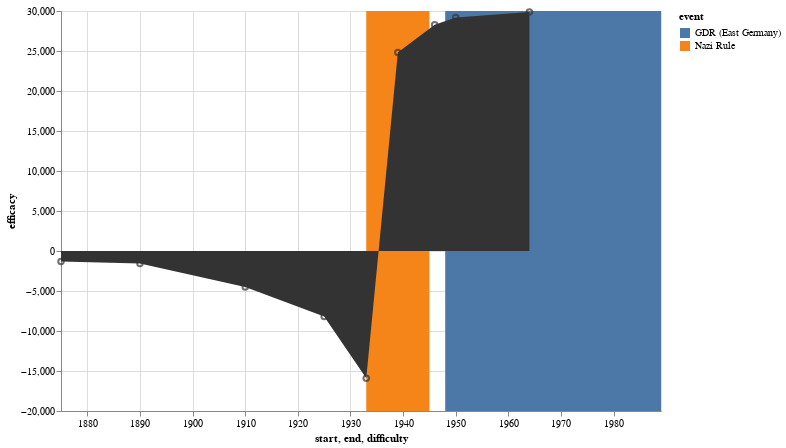

Source (notebook cell):
### Markdown cell above
Questions from the At-Bay Calculator

Customer & Employee Records or just Employee
* How many people were affected?
* What types of records? PII? Credit Card? Health?
* How were records breached? Error, Leak, Device Theft, Hack
* Do you store the mailing addresses for breached records?
* Have you publicly disclosed another breach in the last 24 months?
* How would you estimate the level of complexity of your network?
* How big of a news story would this breach be? no news, regional news, national news
* How would you estimate your security controls compared to industry best practices? Average, above, or below
* Are you based out of California?

Costs:
* Breach Coach
* Forensics
* Crisis Management
* Notification
* Call Center
* Credit Monitoring
* PCI Fines and Assessments
* Regulatory Fines and Defense
* Class Action Settlements and Defense

### Code cell
import altair as alt

source = [
      {"difficulty": "1875", "efficacy": -1309},
      {"difficulty": "1890", "efficacy": -1558},
      {"difficulty": "1910", "efficacy": -4512},
      {"difficulty": "1925", "efficacy": -8180},
      {"difficulty": "1933", "efficacy": -15915},
      {"difficulty": "1939", "efficacy": 24824},
      {"difficulty": "1946", "efficacy": 28275},
      {"difficulty": "1950", "efficacy": 29189},
      {"difficulty": "1964", "efficacy": 29881}
    ]

source2 = [{
            "start": "1933",
            "end": "1945",
            "event": "Nazi Rule"
          },
          {
            "start": "1948",
            "end": "1989",
            "event": "GDR (East Germany)"
          }]


source = alt.pd.DataFrame(source)
source2 = alt.pd.DataFrame(source2)


line = alt.Chart(source).mark_area(color='#333', baseline="middle").encode(
    alt.X('difficulty:T', axis=alt.Axis()),
    y='efficacy'
).properties(
    width=600,
    height=400
)

point = line.mark_point(color='#333')

rect = alt.Chart(source2).mark_rect().encode(
    x='start:T',
    x2='end:T',
    color='event:N'
)

chart = rect + line + point

chart.configure(background = "white")

### Figure 1 — Vega-Lite specification as saved in the notebook (floating-point values rounded to 4 significant figures)
{"$schema": "https://vega.github.io/schema/vega-lite/v2.6.0.json", "config": {"background": "white", "view": {"height": 300, "width": 400}}, "datasets": {"data-95a5464e00e3b88a180ff1504d7f749c": [{"end": "1945", "event": "Nazi Rule", "start": "1933"}, {"end": "1989", "event": "GDR (East Germany)", "start": "1948"}], "data-9f1c723e148dc5f8ab3e2998d9b93c04": [{"difficulty": "1875", "efficacy": -1309}, {"difficulty": "1890", "efficacy": -1558}, {"difficulty": "1910", "efficacy": -4512}, {"difficulty": "1925", "efficacy": -8180}, {"difficulty": "1933", "efficacy": -15915}, {"difficulty": "1939", "efficacy": 24824}, {"difficulty": "1946", "efficacy": 28275}, {"difficulty": "1950", "efficacy": 29189}, {"difficulty": "1964", "efficacy": 29881}]}, "layer": [{"data": {"name": "data-95a5464e00e3b88a180ff1504d7f749c"}, "encoding": {"color": {"field": "event", "type": "nominal"}, "x": {"field": "start", "type": "temporal"}, "x2": {"field": "end", "type": "temporal"}}, "mark": "rect"}, {"data": {"name": "data-9f1c723e148dc5f8ab3e2998d9b93c04"}, "encoding": {"x": {"axis": {}, "field": "difficulty", "type": "temporal"}, "y": {"field": "efficacy", "type": "quantitative"}}, "height": 400, "mark": {"baseline": "middle", "color": "#333", "type": "area"}, "width": 600}, {"data": {"name": "data-9f1c723e148dc5f8ab3e2998d9b93c04"}, "encoding": {"x": {"axis": {}, "field": "difficulty", "type": "temporal"}, "y": {"field": "efficacy", "type": "quantitative"}}, "height": 400, "mark": {"color": "#333", "type": "point"}, "width": 600}]}
